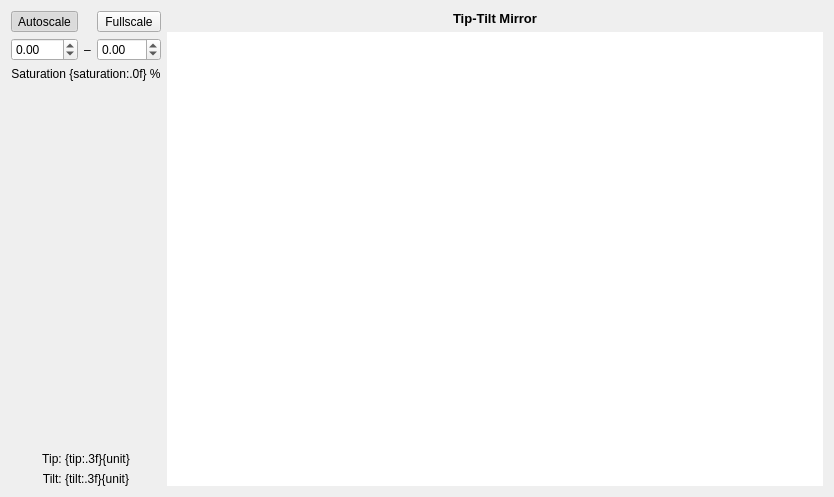
<?xml version="1.0" encoding="UTF-8"?>
<ui version="4.0">
 <class>TTMWidget</class>
 <widget class="QWidget" name="TTMWidget">
  <property name="geometry">
   <rect>
    <x>0</x>
    <y>0</y>
    <width>834</width>
    <height>497</height>
   </rect>
  </property>
  <property name="windowTitle">
   <string>Tip-Tilt Mirror - KalAO</string>
  </property>
  <layout class="QGridLayout" name="gridLayout" columnstretch="0,1">
   <item row="0" column="0" rowspan="2">
    <layout class="QVBoxLayout" name="side_layout">
     <item>
      <layout class="QGridLayout" name="scale_layout" columnstretch="1,0,1">
       <item row="2" column="0" colspan="3" alignment="Qt::AlignHCenter|Qt::AlignVCenter">
        <widget class="KLabel" name="saturation_label">
         <property name="text">
          <string>Saturation {saturation:.0f} %</string>
         </property>
         <property name="alignment">
          <set>Qt::AlignCenter</set>
         </property>
        </widget>
       </item>
       <item row="1" column="0">
        <widget class="KScaledDoubleSpinbox" name="min_spinbox">
         <property name="keyboardTracking">
          <bool>false</bool>
         </property>
         <property name="decimals">
          <number>2</number>
         </property>
         <property name="minimum">
          <double>-99.000000000000000</double>
         </property>
         <property name="maximum">
          <double>99.000000000000000</double>
         </property>
         <property name="singleStep">
          <double>0.100000000000000</double>
         </property>
        </widget>
       </item>
       <item row="1" column="2" alignment="Qt::AlignVCenter">
        <widget class="KScaledDoubleSpinbox" name="max_spinbox">
         <property name="keyboardTracking">
          <bool>false</bool>
         </property>
         <property name="decimals">
          <number>2</number>
         </property>
         <property name="minimum">
          <double>-99.000000000000000</double>
         </property>
         <property name="maximum">
          <double>99.000000000000000</double>
         </property>
         <property name="singleStep">
          <double>0.100000000000000</double>
         </property>
        </widget>
       </item>
       <item row="1" column="1">
        <widget class="QLabel" name="minmax_label">
         <property name="text">
          <string>–</string>
         </property>
        </widget>
       </item>
       <item row="0" column="2">
        <widget class="QToolButton" name="fullscale_button">
         <property name="sizePolicy">
          <sizepolicy hsizetype="Minimum" vsizetype="Fixed">
           <horstretch>0</horstretch>
           <verstretch>0</verstretch>
          </sizepolicy>
         </property>
         <property name="text">
          <string>Fullscale</string>
         </property>
         <property name="checkable">
          <bool>true</bool>
         </property>
        </widget>
       </item>
       <item row="0" column="0">
        <widget class="QToolButton" name="autoscale_button">
         <property name="sizePolicy">
          <sizepolicy hsizetype="Minimum" vsizetype="Fixed">
           <horstretch>0</horstretch>
           <verstretch>0</verstretch>
          </sizepolicy>
         </property>
         <property name="text">
          <string>Autoscale</string>
         </property>
         <property name="checkable">
          <bool>true</bool>
         </property>
         <property name="checked">
          <bool>true</bool>
         </property>
        </widget>
       </item>
      </layout>
     </item>
     <item>
      <spacer name="verticalSpacer_2">
       <property name="orientation">
        <enum>Qt::Vertical</enum>
       </property>
       <property name="sizeHint" stdset="0">
        <size>
         <width>20</width>
         <height>40</height>
        </size>
       </property>
      </spacer>
     </item>
     <item>
      <widget class="KLabel" name="tip_label">
       <property name="text">
        <string>Tip: {tip:.3f}{unit}</string>
       </property>
       <property name="alignment">
        <set>Qt::AlignCenter</set>
       </property>
      </widget>
     </item>
     <item>
      <widget class="KLabel" name="tilt_label">
       <property name="text">
        <string>Tilt: {tilt:.3f}{unit}</string>
       </property>
       <property name="alignment">
        <set>Qt::AlignCenter</set>
       </property>
      </widget>
     </item>
    </layout>
   </item>
   <item row="0" column="1">
    <widget class="QLabel" name="title_label">
     <property name="font">
      <font>
       <pointsize>10</pointsize>
       <bold>true</bold>
      </font>
     </property>
     <property name="text">
      <string>Tip-Tilt Mirror</string>
     </property>
     <property name="alignment">
      <set>Qt::AlignCenter</set>
     </property>
    </widget>
   </item>
   <item row="1" column="1">
    <widget class="KChartView" name="tiptilt_plot">
     <property name="enabled">
      <bool>true</bool>
     </property>
     <property name="frameShape">
      <enum>QFrame::NoFrame</enum>
     </property>
     <property name="verticalScrollBarPolicy">
      <enum>Qt::ScrollBarAlwaysOff</enum>
     </property>
     <property name="horizontalScrollBarPolicy">
      <enum>Qt::ScrollBarAlwaysOff</enum>
     </property>
     <property name="sizeAdjustPolicy">
      <enum>QAbstractScrollArea::AdjustToContents</enum>
     </property>
    </widget>
   </item>
  </layout>
 </widget>
 <customwidgets>
  <customwidget>
   <class>KLabel</class>
   <extends>QLabel</extends>
   <header>kalao</header>
  </customwidget>
  <customwidget>
   <class>KScaledDoubleSpinbox</class>
   <extends>QDoubleSpinBox</extends>
   <header>kalao</header>
  </customwidget>
  <customwidget>
   <class>KChartView</class>
   <extends>QGraphicsView</extends>
   <header>kalao</header>
  </customwidget>
 </customwidgets>
 <resources/>
 <connections/>
</ui>
